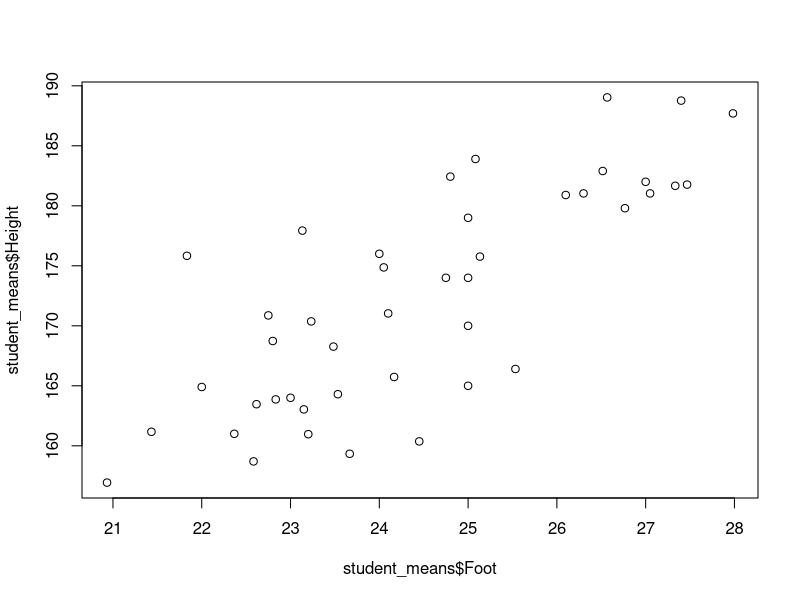
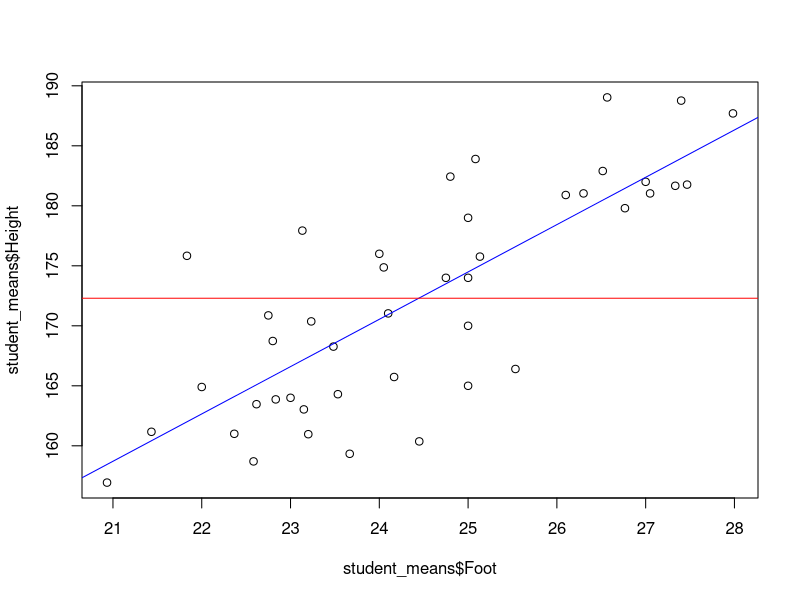
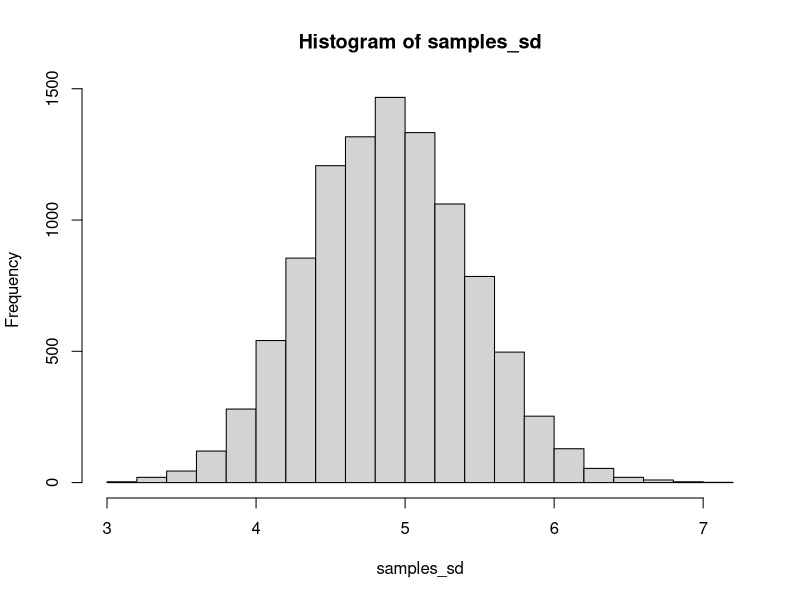
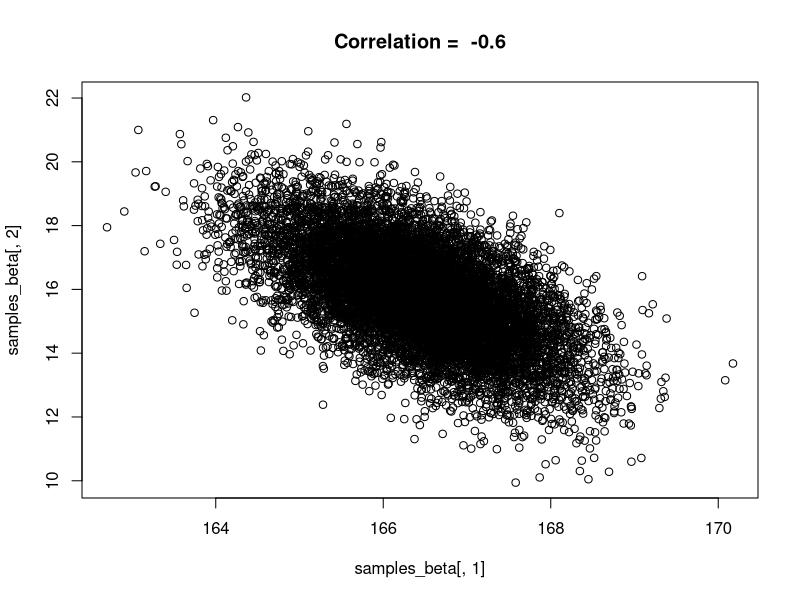
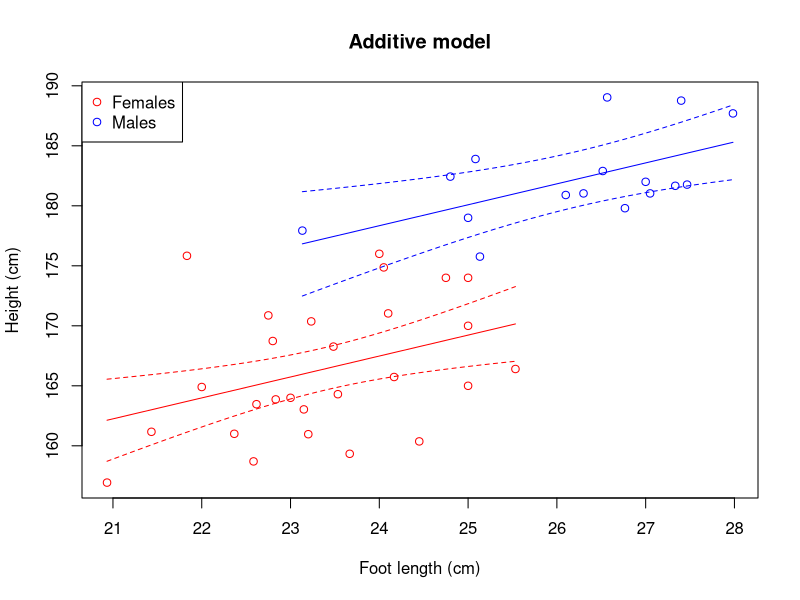
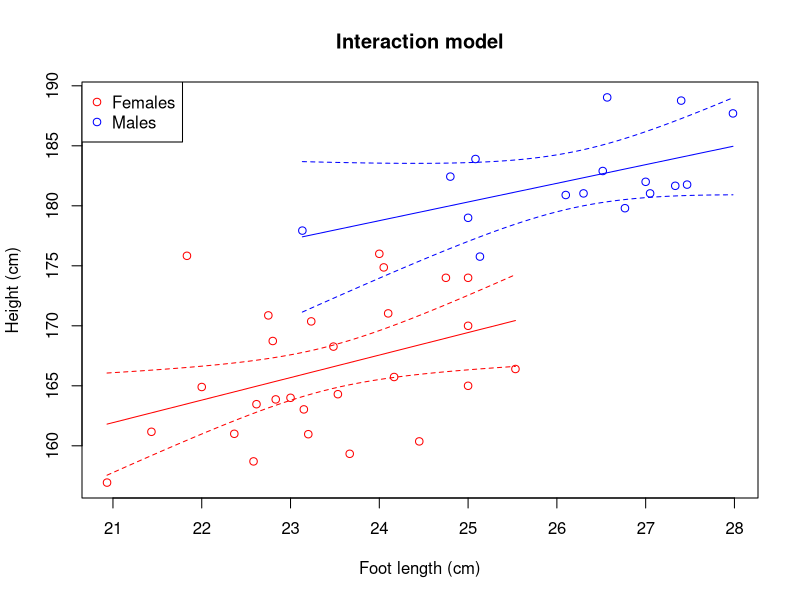

Reproduce these figures in R, in order.
## ---- chunk 1
knitr::opts_chunk$set(echo = TRUE)
## ---- chunk 2
student_means = read.csv("student_means.csv")
head(student_means)
#summary(student_means)
## ---- chunk 3
plot(student_means$Foot, student_means$Height)
## ---- chunk 4
plot(student_means$Height ~ student_means$Foot) # An alternative way of plotting
lin_reg = lm(Height ~ 1 + Foot, data = student_means) # lm() is a function for fitting a linear model with normal residuals
abline(lin_reg, col="blue")
abline(h = mean(student_means$Height), col="red")
## ---- chunk 5
n = 100
beta_0 = 170
sigma = 5

epsilon = rnorm(n, mean=0, sd=sigma)
height = beta_0 + epsilon

# or just

height = rnorm(n, mean=beta_0, sd=sigma)
## ---- chunk 6
fit_1 = lm(Height ~ 1, data = student_means)
## ---- chunk 7
summary(fit_1)
## ---- chunk 8
#mean(student_means$Height[student_means$Sex=="female"])
#sd(student_means$Height[student_means$Sex=="female"])

#with(student_means[student_means$Sex=="male",], mean(Height))
#with(student_means[student_means$Sex=="male",], sd(Height))

(means = tapply(student_means$Height, list(student_means$Sex), mean))
(SDs = tapply(student_means$Height, list(student_means$Sex), sd))
## ---- chunk 9
(SEs = SDs/sqrt(table(student_means$Sex)))
## ---- chunk 10
means[1] + c(-2,2)*SEs[1]
## ---- chunk 11
means[2] + c(-2,2)*SEs[2]
## ---- chunk 12
fit_F = lm(Height ~ 1, data = student_means, subset = Sex=="female")
summary(fit_F)
confint(fit_F)
## ---- chunk 13
fit_M = lm(Height ~ 1, data = student_means, subset = Sex=="male")
summary(fit_M)
confint(fit_M)
## ---- chunk 14
fit_Sex = lm(Height ~ Sex, data = student_means)
summary(fit_Sex)
## ---- chunk 15
fit_Sex_no_int = lm(Height ~ -1 + Sex, data = student_means)
summary(fit_Sex_no_int)
## ---- chunk 16
PredData = data.frame(Sex = c("female", "male"))
## ---- chunk 17
(Predictions = predict(fit_Sex, newdata = PredData, interval = "confidence"))
## ---- chunk 18
(Predictions = predict(fit_Sex, newdata = PredData, interval = "prediction"))
## ---- chunk 19
n_iter = 10000 # Number of iterations
beta = fit_Sex$coef # The parameters in the fixed part of the model (to see what the model object contains, use `str(fit_Sex)`)
res_sd = sd(fit_Sex$residuals) # Residual standard deviation
Sex = student_means$Sex
n = length(Sex)  # Sample size

samples_beta = matrix(nrow=n_iter, ncol=2)  # Empty matrix for storing resampled beta-estimates
for(i in 1:n_iter){
  fixed = ifelse(fit_Sex$model$Sex=="female", beta[1], sum(beta))
  random = rnorm(n, 0, res_sd)
  y = fixed + random
  refit = lm(y ~ Sex)
  samples_beta[i,] = refit$coef
}
## ---- chunk 20
quantile(samples_beta[,1], prob=c(0.025, 0.975)) # The 2.5% and 97.5% quantiles of beta0 (mean height of females)
## ---- chunk 21
quantile(samples_beta[,1] + samples_beta[,2], prob=c(0.025, 0.975)) # same for males
## ---- chunk 22
n_iter = 10000 # Number of iterations
Y = simulate(fit_Sex, nsim = n_iter)

samples_sd = rep(NA,n_iter)  # Empty vectors for storing results
for(i in 1:n_iter){
  refit = lm(Y[,i] ~ student_means$Sex)
  samples_sd[i] = sd(refit$residuals)
}
(CI_sd = quantile(samples_sd, prob=c(0.025, 0.975)))
## ---- chunk 23
hist(samples_sd, 20)
## ---- chunk 24
n_iter = 10000 # Number of iterations
n = nrow(student_means)

samples_males_vs_females = rep(NA,n_iter)  # Empty vectors for storing results
for(i in 1:n_iter){
  resamp_rows = sample(1:n, n, replace = TRUE)
  resamp_data = student_means[resamp_rows,]
  resamp_means = tapply(resamp_data$Height, list(resamp_data$Sex), mean)
  samples_males_vs_females[i] = (resamp_means["male"]/resamp_means["female"] - 1)*100
}
(mean_samples_males_vs_females = mean(samples_males_vs_females))
(CI_samples_males_vs_females = quantile(samples_males_vs_females, prob=c(0.025, 0.975)))
## ---- chunk 25
(table = summary(fit_Sex)$coef)
## ---- chunk 26
plot(samples_beta[,1], samples_beta[,2])
correlation = cor(samples_beta[,1], samples_beta[,2])
title(paste("Correlation = ", round(correlation,2)))
## ---- chunk 27
(vcov_lm = vcov(fit_Sex))
## ---- chunk 28
(vcov_boot = var(samples_beta))
## ---- chunk 29
sqrt(diag(vcov_lm))
## ---- chunk 30
cov2cor(vcov_lm)
## ---- chunk 31
fit_Foot = lm(Height ~ Foot, data = student_means)
## ---- chunk 32
fit_Sex_Foot = lm(Height ~ Sex + Foot, data = student_means)
summary(fit_Sex_Foot)
## ---- chunk 33
mu_F = mean(student_means$Foot[student_means$Sex=="female"])
fit_Sex_Foot = lm(Height ~ Sex + I(Foot-mu_F), data = student_means)
summary(fit_Sex_Foot)
## ---- chunk 34
model_fit = fit_Sex_Foot
Title = "Additive model"
x_range_F = range(student_means$Foot[student_means$Sex=="female"])
x_range_M = range(student_means$Foot[student_means$Sex=="male"])
pred_data_F = data.frame(Sex = "female", Foot = seq(x_range_F[1], x_range_F[2], length.out = 50))
pred_data_M = data.frame(Sex = "male", Foot = seq(x_range_M[1], x_range_M[2], length.out = 50))
pred_data = rbind(pred_data_F, pred_data_M)
pred = predict(model_fit, pred_data, interval = "confidence")
pred = cbind(pred_data, pred)

with(student_means,
     plot(Foot, Height, type="n", xlab="Foot length (cm)", ylab = "Height (cm)")
     )
with(student_means, points(Foot, Height, col=ifelse(Sex=="female", "red", "blue")))
with(pred[pred$Sex=="female",], lines(Foot, fit, col="red"))
with(pred[pred$Sex=="female",], lines(Foot, lwr, col="red", lty=2))
with(pred[pred$Sex=="female",], lines(Foot, upr, col="red", lty=2))
with(pred[pred$Sex=="male",], lines(Foot, fit, col="blue"))
with(pred[pred$Sex=="male",], lines(Foot, lwr, col="blue", lty=2))
with(pred[pred$Sex=="male",], lines(Foot, upr, col="blue", lty=2))
legend("topleft", legend=c("Females", "Males"), pch=c(1,1), col = c("red", "blue"))
title(Title)
## ---- chunk 35
fit_Sex_Foot_interaction = lm(Height ~ Sex*Foot, data = student_means)
summary(fit_Sex_Foot_interaction)
## ---- chunk 36
model_fit = fit_Sex_Foot_interaction
Title = "Interaction model"
x_range_F = range(student_means$Foot[student_means$Sex=="female"])
x_range_M = range(student_means$Foot[student_means$Sex=="male"])
pred_data_F = data.frame(Sex = "female", Foot = seq(x_range_F[1], x_range_F[2], length.out = 50))
pred_data_M = data.frame(Sex = "male", Foot = seq(x_range_M[1], x_range_M[2], length.out = 50))
pred_data = rbind(pred_data_F, pred_data_M)
pred = predict(model_fit, pred_data, interval = "confidence")
pred = cbind(pred_data, pred)

with(student_means,
     plot(Foot, Height, type="n", xlab="Foot length (cm)", ylab = "Height (cm)")
     )
with(student_means, points(Foot, Height, col=ifelse(Sex=="female", "red", "blue")))
with(pred[pred$Sex=="female",], lines(Foot, fit, col="red"))
with(pred[pred$Sex=="female",], lines(Foot, lwr, col="red", lty=2))
with(pred[pred$Sex=="female",], lines(Foot, upr, col="red", lty=2))
with(pred[pred$Sex=="male",], lines(Foot, fit, col="blue"))
with(pred[pred$Sex=="male",], lines(Foot, lwr, col="blue", lty=2))
with(pred[pred$Sex=="male",], lines(Foot, upr, col="blue", lty=2))
legend("topleft", legend=c("Females", "Males"), pch=c(1,1), col = c("red", "blue"))
title(Title)
## ---- chunk 37
var_res = var(residuals(fit_Sex_Foot_interaction))
var_pred = var(fitted(fit_Sex_Foot_interaction))
var_tot = var_res + var_pred
var_pred/var_tot # (var_tot - var_res)/var_tot 
## ---- chunk 38
var_res = var(residuals(fit_Sex_Foot_interaction))
var_tot = var(residuals(fit_1)) # = var(student_means$Height)
(var_tot - var_res)/var_tot # = 1-var_res/var_tot 
